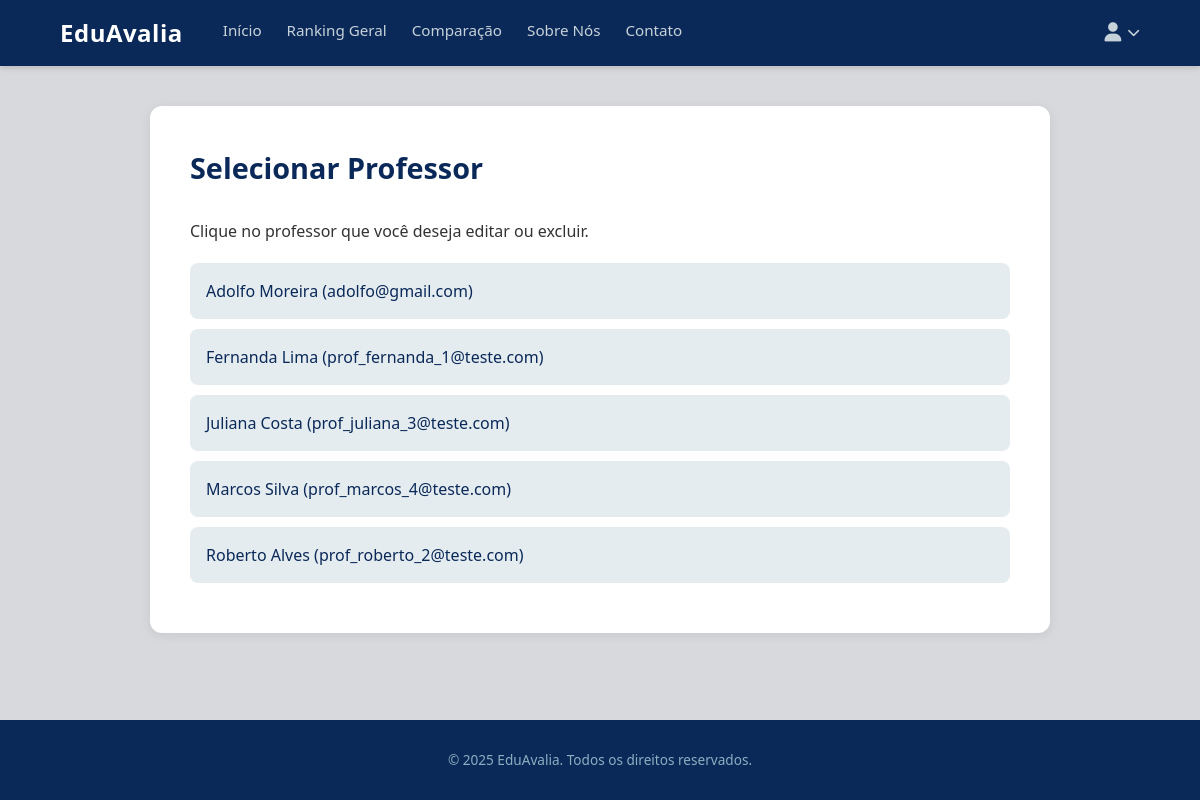
Screenshot of /professores/selecionar/ (signed in) with the database file from the repository.
### avaliacoes/models.py (models this page shows, shortened)
class Professor(models.Model):
    user = models.OneToOneField(CustomUser, on_delete=models.CASCADE, limit_choices_to={'user_type': 'professor'})
    foto = models.ImageField(upload_to='professores_fotos/', blank=True, null=True)

class CustomUser(AbstractUser):
    USER_TYPE_CHOICES = (
        ('aluno', 'Aluno'),
        ('professor', 'Professor'),
        ('admin', 'Administrador'),
    )
    user_type = models.CharField(max_length=20, choices=USER_TYPE_CHOICES, default='aluno')
    cpf = models.CharField(max_length=11, unique=True)
    data_nascimento = models.DateField(null=True, blank=True)

### avaliacoes/views.py (the view)
# urls.py: path('professores/selecionar/', views.selecionar_professor_para_editar, name='selecionar_professor_para_editar'),
@staff_member_required
def selecionar_professor_para_editar(request):
    professores = Professor.objects.all().select_related('user').order_by('user__first_name')
    return render(request, 'avaliacoes/selecionar_professor_para_editar.html', {
        'professores': professores
    })

### avaliacoes/templates/avaliacoes/selecionar_professor_para_editar.html
{% extends 'base.html' %}
{% load static %}
{% block content %}
<main class="admin-container">
    <section class="admin-panel" style="max-width: 900px;">
        <h1>Selecionar Professor</h1>
        <p>Clique no professor que você deseja editar ou excluir.</p>
        <div class="professor-list-container" style="margin-top: 20px;">
            {% for professor in professores %}
            <a href="{% url 'editar_professor' professor.id %}" class="btn" style="
                display: block;
                width: 100%;
                text-align: left;
                margin-bottom: 10px;
                background-color: var(--painel-central);
                color: var(--azul-marinho);
                font-weight: 500;
                padding: 16px;
            ">
                {{ professor.user.get_full_name }} ({{ professor.user.email }})
            </a>
            {% empty %}
            <p>Nenhum professor cadastrado.</p>
            {% endfor %}
        </div>
    </section>
</main>
{% endblock content %}

### avaliacoes/templates/base.html (style rules this page uses)
:root { --azul-marinho: #0b2958; --azul-acinzentado: #8bafc1; --verde: #18a594; --cinza-claro: #c6d2d9; --painel-central: #e4ecf0; --cinza-escuro-letras: #a7adaf; --verde-escuro-letras: #53717a; --cinza-claro-fundo: #d7d9dc; }
* { margin: 0; padding: 0; box-sizing: border-box; }
body { font-family: 'Segoe UI', sans-serif; background-color: var(--cinza-claro-fundo); color: #333; line-height: 1.5; display: flex; flex-direction: column; min-height: 100vh; }
a { text-decoration: none; color: inherit; }
.admin-container { display: flex; justify-content: center; gap: 30px; width: 90%; max-width: 1200px; margin: 40px auto; align-items: flex-start; flex-grow: 1; }
.admin-panel { flex-basis: 100%; max-width: 800px; background-color: #fff; border-radius: 12px; padding: 40px; box-shadow: 0 2px 12px rgba(0, 0, 0, 0.08); }
.admin-panel h1 { color: var(--azul-marinho); margin-bottom: 30px; font-size: 1.8rem; font-weight: 600; }
.btn { padding: 14px 25px; border: none; border-radius: 8px; font-weight: 600; cursor: pointer; transition: all 0.3s ease; font-size: 1rem; color: #fff; background-color: var(--verde); }

### rows the page displays
Professor: user.get_full_name "Adolfo Moreira", user.email "adolfo@gmail.com"
Professor: user.get_full_name "Fernanda Lima", user.email "prof_fernanda_1@teste.com"
Professor: user.get_full_name "Juliana Costa", user.email "prof_juliana_3@teste.com"
Professor: user.get_full_name "Marcos Silva", user.email "prof_marcos_4@teste.com"
Professor: user.get_full_name "Roberto Alves", user.email "prof_roberto_2@teste.com"
